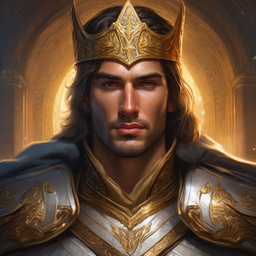
#> input picture godot_prototype/assets/heroes/paladin.png, 256 x 256 px, found by its file name
$ python generate_battle_bg.py
#> lines starting #> are read from the running program, lines starting #| are printed output that depends on the picture
"""
Generate a hand-painted battle scene for the Shattered Arcana main menu.
Style: Oil painting / classical battle painting in the style of Delacroix or Altdorfer.
Aurelith heroes and wizards (left) vs Abyssal denizens (right).
Uses heavy painterly post-processing to simulate brushwork.
"""

import os
import math
import random
from PIL import Image, ImageDraw, ImageFilter, ImageEnhance

BASE = r"C:\Users\Braun\repos\ShatteredArcana\Art\GameAssets\processed"
OUTPUT = r"C:\Users\Braun\repos\ShatteredArcana\Content\Textures\UI\T_MenuBackground.png"

WIDTH, HEIGHT = 1920, 1080

random.seed(42)  # Reproducible

# Warm, rich oil painting palette
SKY_TOP     = (140, 100, 60)     # Smoky amber sky (battle haze)
SKY_MID     = (200, 150, 80)     # Warm golden
SKY_LOW     = (180, 120, 70)     # Dusty horizon
GROUND_TOP  = (80, 90, 50)       # Churned battlefield green
GROUND_MID  = (65, 60, 40)       # Muddy earth
GROUND_BOT  = (50, 40, 30)       # Dark foreground earth
GOLD_LIGHT  = (255, 220, 140)    # Divine light source
FIRE_RED    = (200, 60, 30)      # Abyssal fire
BLOOD_RED   = (140, 25, 20)      # Battle crimson
STEEL_BLUE  = (120, 140, 170)    # Aurelith armor glint
HOLY_WHITE  = (240, 235, 220)    # Holy glow


def load_img(path, size=None):
    try:
        img = Image.open(path).convert("RGBA")
        if size:
            img = img.resize(size, Image.LANCZOS)
        return img
    except:
        return None


def oil_paint_effect(img, radius=4):
    """Simulate oil painting by applying median filter + slight blur."""
    img = img.filter(ImageFilter.MedianFilter(size=radius * 2 + 1 if radius < 3 else 5))
    img = img.filter(ImageFilter.SMOOTH_MORE)
    return img


def add_brush_strokes(canvas):
    """Overlay random semi-transparent brush stroke lines for painted texture."""
    overlay = Image.new("RGBA", canvas.size, (0, 0, 0, 0))
    draw = ImageDraw.Draw(overlay)

    for _ in range(3000):
        x = random.randint(0, WIDTH)
        y = random.randint(0, HEIGHT)
        length = random.randint(10, 40)
        angle = random.uniform(0, math.pi)
        dx = int(length * math.cos(angle))
        dy = int(length * math.sin(angle))

        # Sample color from canvas at this point
        try:
            px = canvas.getpixel((min(x, WIDTH - 1), min(y, HEIGHT - 1)))
            r, g, b = px[0], px[1], px[2]
            # Slight color variation
            r = max(0, min(255, r + random.randint(-20, 20)))
            g = max(0, min(255, g + random.randint(-20, 20)))
            b = max(0, min(255, b + random.randint(-20, 20)))
            alpha = random.randint(30, 80)
            draw.line([(x, y), (x + dx, y + dy)], fill=(r, g, b, alpha),
                      width=random.randint(2, 5))
        except:
            pass

    return Image.alpha_composite(canvas, overlay)


def paint_gradient_sky(draw):
    """Paint a dramatic battle sky with warm smoky tones."""
    for y in range(0, HEIGHT // 2 + 100):
        progress = y / (HEIGHT // 2 + 100)

        if progress < 0.4:
            # Top: smoky amber
            t = progress / 0.4
            r = int(SKY_TOP[0] * (1 - t) + SKY_MID[0] * t)
            g = int(SKY_TOP[1] * (1 - t) + SKY_MID[1] * t)
            b = int(SKY_TOP[2] * (1 - t) + SKY_MID[2] * t)
        else:
            # Lower: golden to dusty
            t = (progress - 0.4) / 0.6
            r = int(SKY_MID[0] * (1 - t) + SKY_LOW[0] * t)
            g = int(SKY_MID[1] * (1 - t) + SKY_LOW[1] * t)
            b = int(SKY_MID[2] * (1 - t) + SKY_LOW[2] * t)

        # Add slight noise for painterly texture
        r = max(0, min(255, r + random.randint(-8, 8)))
        g = max(0, min(255, g + random.randint(-8, 8)))
        b = max(0, min(255, b + random.randint(-8, 8)))

        draw.line([(0, y), (WIDTH, y)], fill=(r, g, b))


def paint_battlefield_ground(draw):
    """Paint churned battlefield ground."""
    ground_start = HEIGHT // 2 + 50
    for y in range(ground_start, HEIGHT):
        progress = (y - ground_start) / (HEIGHT - ground_start)

        if progress < 0.4:
            t = progress / 0.4
            r = int(GROUND_TOP[0] * (1 - t) + GROUND_MID[0] * t)
            g = int(GROUND_TOP[1] * (1 - t) + GROUND_MID[1] * t)
            b = int(GROUND_TOP[2] * (1 - t) + GROUND_MID[2] * t)
        else:
            t = (progress - 0.4) / 0.6
            r = int(GROUND_MID[0] * (1 - t) + GROUND_BOT[0] * t)
            g = int(GROUND_MID[1] * (1 - t) + GROUND_BOT[1] * t)
            b = int(GROUND_MID[2] * (1 - t) + GROUND_BOT[2] * t)

        r = max(0, min(255, r + random.randint(-10, 10)))
        g = max(0, min(255, g + random.randint(-10, 10)))
        b = max(0, min(255, b + random.randint(-10, 10)))

        draw.line([(0, y), (WIDTH, y)], fill=(r, g, b))


def paint_smoke_clouds(canvas):
    """Add billowing smoke/dust clouds across the battlefield."""
    overlay = Image.new("RGBA", (WIDTH, HEIGHT), (0, 0, 0, 0))
#> overlay: PIL image 1920x1080 RGBA; every value is 0
    draw = ImageDraw.Draw(overlay)

    # Battle smoke clouds
    smoke_positions = [
        (WIDTH // 2, HEIGHT // 3, 250, (180, 160, 120, 40)),
        (WIDTH // 2 - 200, HEIGHT // 3 + 50, 180, (160, 140, 100, 35)),
        (WIDTH // 2 + 200, HEIGHT // 3 - 30, 200, (170, 150, 110, 38)),
        (300, HEIGHT // 4, 150, (150, 140, 120, 25)),
        (WIDTH - 300, HEIGHT // 4, 150, (160, 120, 100, 30)),
    ]

    for cx, cy, radius, color in smoke_positions:
        for r in range(radius, 0, -4):
            alpha = int(color[3] * (r / radius))
            draw.ellipse([cx - r, cy - r, cx + r, cy + r],
                         fill=(color[0], color[1], color[2], alpha))

    overlay = overlay.filter(ImageFilter.GaussianBlur(20))
    return Image.alpha_composite(canvas, overlay)


def paint_light_rays(canvas):
    """Add dramatic divine light from upper left (Aurelith side)."""
    overlay = Image.new("RGBA", (WIDTH, HEIGHT), (0, 0, 0, 0))
    draw = ImageDraw.Draw(overlay)

    # Light source: upper left (divine Aurelith light)
    cx, cy = 200, 50
    for i in range(12):
        angle = math.radians(-20 + i * 8)
        x2 = cx + int(1800 * math.cos(angle))
        y2 = cy + int(1800 * math.sin(angle))
        for w in range(20, 0, -1):
            alpha = int(12 * (w / 20))
            draw.line([(cx, cy), (x2, y2)],
                      fill=(GOLD_LIGHT[0], GOLD_LIGHT[1], GOLD_LIGHT[2], alpha), width=w)

    # Fire glow from upper right (Abyssal side)
    fcx, fcy = WIDTH - 200, 80
    for i in range(8):
        angle = math.radians(160 + i * 8)
        x2 = fcx + int(1500 * math.cos(angle))
        y2 = fcy + int(1500 * math.sin(angle))
        for w in range(15, 0, -1):
            alpha = int(10 * (w / 15))
            draw.line([(fcx, fcy), (x2, y2)],
                      fill=(FIRE_RED[0], FIRE_RED[1], FIRE_RED[2], alpha), width=w)

    overlay = overlay.filter(ImageFilter.GaussianBlur(8))
    return Image.alpha_composite(canvas, overlay)


def blend_figure(canvas, sprite, pos, size, flip=False, tint=None):
    """Blend a figure into the painting with soft edges and color integration."""
#> called with pos = (250, 300), size = 350, flip = False, tint = (100, 120, 180, 255)
    fig = load_img(sprite, (size, size))
    if fig is None:
        return canvas

    if flip:
        fig = fig.transpose(Image.FLIP_LEFT_RIGHT)

    # Boost saturation and warmth to match oil painting look
    fig = ImageEnhance.Color(fig).enhance(1.4)
    fig = ImageEnhance.Brightness(fig).enhance(1.2)

    if tint:
        tint_overlay = Image.new("RGBA", fig.size, tint)
        fig = Image.blend(fig, tint_overlay, 0.15)

    # Soften edges for painterly integration
    alpha = fig.split()[3]
#> alpha: PIL image 350x350 L; every value is 255
    alpha = alpha.filter(ImageFilter.GaussianBlur(2))
    fig.putalpha(alpha)

    # Apply oil paint effect to individual figure
    rgb = fig.convert("RGB")
    rgb = rgb.filter(ImageFilter.SMOOTH_MORE)
    rgb = rgb.filter(ImageFilter.MedianFilter(3))
    fig = rgb.convert("RGBA")
    fig.putalpha(alpha)

    canvas.paste(fig, pos, fig)
    return canvas


def main():
    print("=== Generating Oil Painting Battle Scene ===")

    canvas = Image.new("RGBA", (WIDTH, HEIGHT), SKY_TOP)
    draw = ImageDraw.Draw(canvas)

    # --- 1. Paint sky and ground ---
    paint_gradient_sky(draw)
    paint_battlefield_ground(draw)

    # --- 2. Add smoke and atmosphere ---
    canvas = paint_smoke_clouds(canvas)

    # --- 3. Add dramatic light ---
    canvas = paint_light_rays(canvas)

    # --- 4. Place Aurelith forces (left side) — warm steel blue/gold tint ---
    print("  Placing Aurelith forces...")

    aurelith_tint = (100, 120, 180, 255)  # Steel blue

    # Heroes (large, foreground)
    canvas = blend_figure(canvas, os.path.join(BASE, "heroes/paladin.png"),
                          (250, 300), 350, tint=aurelith_tint)
    canvas = blend_figure(canvas, os.path.join(BASE, "heroes/warlock.png"),
                          (80, 380), 300, tint=aurelith_tint)
#> call 2 of load_img, with size = (300, 300)
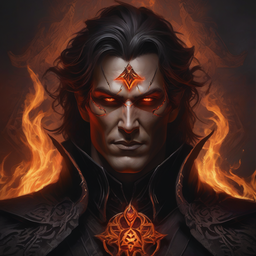
#> input picture godot_prototype/assets/heroes/warlock.png, 256 x 256 px, found by its file name
#> in blend_figure (call 2), `alpha = fig.split()[3]`: alpha: PIL image 300x300 L; every value is 255
    canvas = blend_figure(canvas, os.path.join(BASE, "heroes/cleric.png"),
                          (450, 400), 280, tint=aurelith_tint)

    # Aurelith units — medium size, mid-ground
    aurelith_races = ["crystal_elves", "celestials", "high_elves", "erlking_guard", "dwarves"]
    aurelith_units = []
    for race in aurelith_races:
        d = os.path.join(BASE, "units", race)
        if os.path.isdir(d):
            for f in sorted(os.listdir(d)):
                if f.endswith(".png"):
                    aurelith_units.append(os.path.join(d, f))

    unit_positions_left = [
        (50, 550, 180), (180, 600, 170), (350, 580, 175),
        (100, 700, 160), (260, 720, 155), (420, 660, 165),
        (30, 800, 140), (170, 830, 135), (330, 810, 145),
    ]

    for i, (x, y, sz) in enumerate(unit_positions_left):
        if i < len(aurelith_units):
            canvas = blend_figure(canvas, aurelith_units[i], (x, y), sz, tint=aurelith_tint)

    # --- 5. Place Abyssal forces (right side) — fiery red/dark tint ---
    print("  Placing Abyssal forces...")

    abyssal_tint = (200, 80, 60, 255)  # Fiery red

    # Abyssal heroes/leaders
    canvas = blend_figure(canvas, os.path.join(BASE, "heroes/necromancer.png"),
                          (WIDTH - 580, 300), 350, flip=True, tint=abyssal_tint)
#> call 4 of blend_figure, with pos = (1340, 300), size = 350, flip = True, tint = (200, 80, 60, 255)
#> call 4 of load_img, with size = (350, 350)
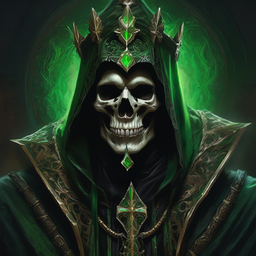
#> input picture godot_prototype/assets/heroes/necromancer.png, 256 x 256 px, found by its file name
#> in blend_figure (call 4), `fig = ImageEnhance.Brightness(fig).enhance(1.2)`:
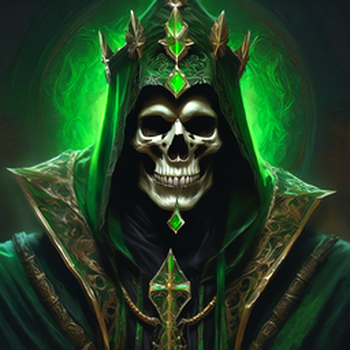
#> fig: PIL image 350x350 RGBA; mean R, G, B, A 34.3, 62.8, 35.6, 255
#> in blend_figure (call 4), `tint_overlay = Image.new("RGBA", fig.size, tint)`:
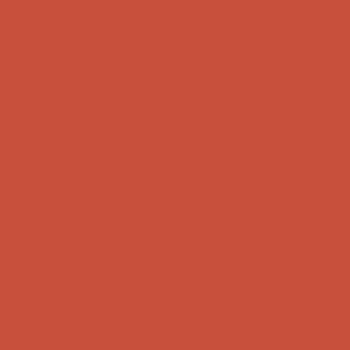
#> tint_overlay: PIL image 350x350 RGBA; mean R, G, B, A 200, 80, 60, 255
#> in blend_figure (call 4), `rgb = rgb.filter(ImageFilter.MedianFilter(3))`:
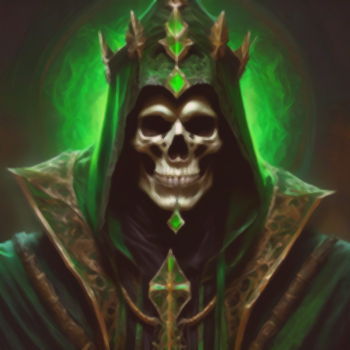
#> rgb: PIL image 350x350 RGB; mean R, G, B 58.5, 64.7, 38.6
    canvas = blend_figure(canvas, os.path.join(BASE, "heroes/assassin.png"),
                          (WIDTH - 380, 380), 300, flip=True, tint=abyssal_tint)
    canvas = blend_figure(canvas, os.path.join(BASE, "heroes/psyker.png"),
                          (WIDTH - 720, 400), 280, flip=True, tint=abyssal_tint)

    # Abyssal units
    abyssal_races = ["abyssal_terrors", "demons", "demonkin", "undead", "shadow_folk", "dark_elves"]
    abyssal_units = []
    for race in abyssal_races:
        d = os.path.join(BASE, "units", race)
        if os.path.isdir(d):
            for f in sorted(os.listdir(d)):
                if f.endswith(".png"):
                    abyssal_units.append(os.path.join(d, f))

    unit_positions_right = [
        (WIDTH - 230, 550, 180), (WIDTH - 360, 600, 170), (WIDTH - 530, 580, 175),
        (WIDTH - 280, 700, 160), (WIDTH - 440, 720, 155), (WIDTH - 600, 660, 165),
        (WIDTH - 210, 800, 140), (WIDTH - 350, 830, 135), (WIDTH - 510, 810, 145),
    ]

    for i, (x, y, sz) in enumerate(unit_positions_right):
        if i < len(abyssal_units):
            canvas = blend_figure(canvas, abyssal_units[i], (x, y), sz,
                                  flip=True, tint=abyssal_tint)

    # --- 6. Central clash effects — spell explosions ---
    print("  Adding clash effects...")

    center_glow = Image.new("RGBA", (WIDTH, HEIGHT), (0, 0, 0, 0))
    gdraw = ImageDraw.Draw(center_glow)
    cx, cy = WIDTH // 2, HEIGHT // 2 + 80

    # Golden/white explosion at clash point
    for r in range(300, 0, -3):
        p = r / 300
        alpha = int(50 * p)
        cr = int(255 * (1 - p) + 200 * p)
        cg = int(220 * (1 - p) + 140 * p)
        cb = int(150 * (1 - p) + 60 * p)
        gdraw.ellipse([cx - r, cy - r, cx + r, cy + r], fill=(cr, cg, cb, alpha))

    center_glow = center_glow.filter(ImageFilter.GaussianBlur(15))
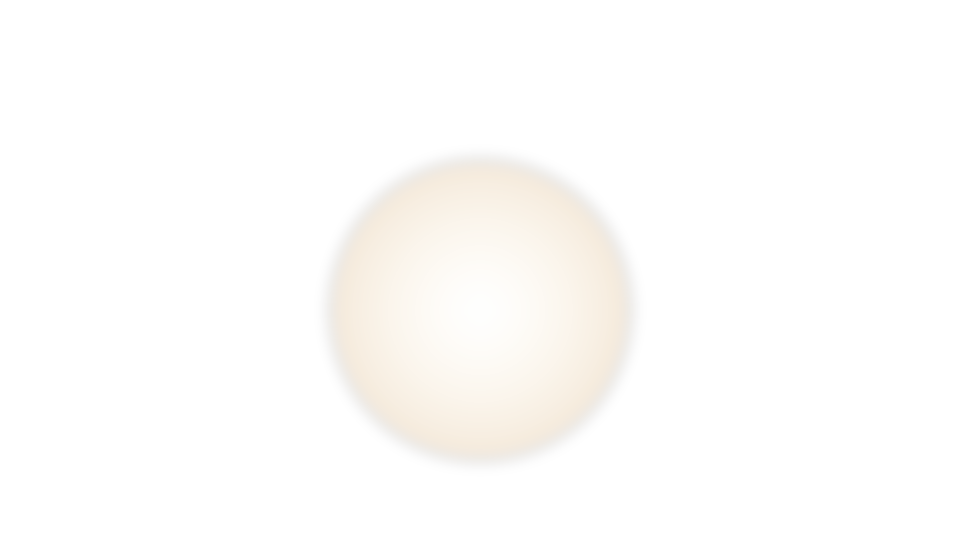
#> center_glow: PIL image 1920x1080 RGBA (shown at 1/2 size); mean R, G, B, A 29.8, 22.7, 12.2, 4.5; transparent parts drawn white
    canvas = Image.alpha_composite(canvas, center_glow)
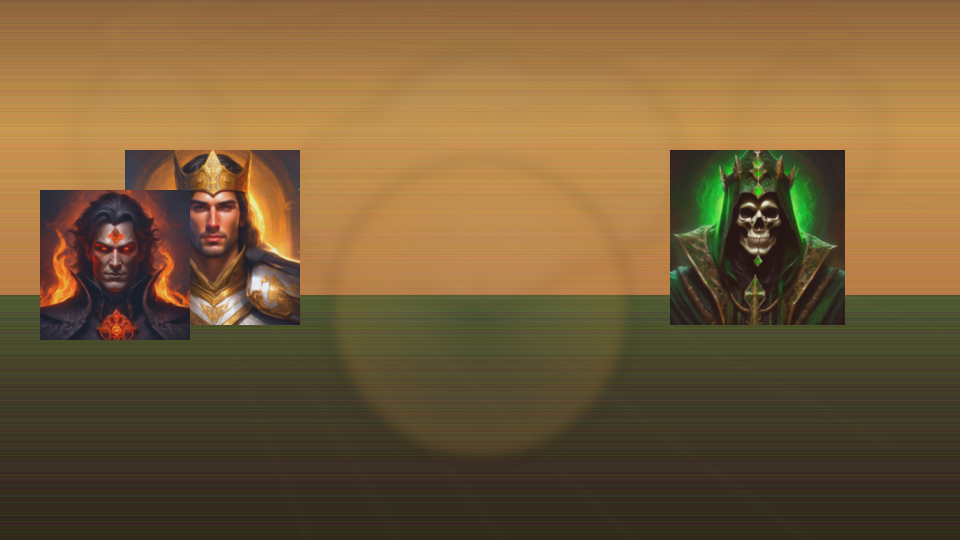
#> canvas: PIL image 1920x1080 RGBA (shown at 1/2 size); mean R, G, B, A 117.3, 91.6, 55.3, 255

    # Spell effects at clash point
    clash_spells = [
        "spells/chaos/armageddon.png",
        "spells/life/divine_order.png",
        "spells/sorcery/counter_magic.png",
    ]
    spell_positions = [
        (WIDTH // 2 - 130, HEIGHT // 2 - 60, 260),
        (WIDTH // 2 - 200, HEIGHT // 2 + 80, 220),
        (WIDTH // 2 + 30, HEIGHT // 2 + 40, 200),
    ]

    for sp_file, (sx, sy, ss) in zip(clash_spells, spell_positions):
        sp_path = os.path.join(BASE, sp_file)
        if os.path.exists(sp_path):
            sp = load_img(sp_path, (ss, ss))
            if sp:
                sp = ImageEnhance.Color(sp).enhance(1.6)
                sp = ImageEnhance.Brightness(sp).enhance(1.4)
                alpha = sp.split()[3]
                alpha = ImageEnhance.Brightness(alpha).enhance(0.5)
                sp.putalpha(alpha)
                sp_rgb = sp.convert("RGB").filter(ImageFilter.SMOOTH_MORE)
                sp = sp_rgb.convert("RGBA")
                sp.putalpha(alpha)
                canvas.paste(sp, (sx, sy), sp)

    # --- 7. Heavy oil painting post-processing ---
    print("  Applying oil painting effect...")

    # Convert to RGB for processing
    canvas_rgb = canvas.convert("RGB")

    # Oil paint simulation: median filter + detail enhancement
    painted = canvas_rgb.filter(ImageFilter.MedianFilter(5))
    painted = painted.filter(ImageFilter.SMOOTH)

    # Edge enhancement for painterly detail
    edges = canvas_rgb.filter(ImageFilter.FIND_EDGES)
    edges = ImageEnhance.Brightness(edges).enhance(0.15)
    painted = Image.blend(painted, edges, 0.08)

    # Boost warmth and saturation for oil painting richness
    painted = ImageEnhance.Color(painted).enhance(1.35)
    painted = ImageEnhance.Contrast(painted).enhance(1.15)
    painted = ImageEnhance.Brightness(painted).enhance(1.1)

    canvas = painted.convert("RGBA")

    # --- 8. Add brush stroke texture ---
    print("  Adding brush strokes...")
    canvas = add_brush_strokes(canvas)
#> the loop in add_brush_strokes, `for _ in range(3000):` made 3000 passes
#> (px, r, g, b) on passes 1 to 3: ((74, 88, 31, 255), 89, 107, 33), ((100, 91, 38, 255), 88, 82, 18), ((174, 111, 37, 255), 193, 105, 57)

    # --- 9. Canvas texture overlay (linen weave) ---
    texture = Image.new("RGBA", (WIDTH, HEIGHT), (0, 0, 0, 0))
    tdraw = ImageDraw.Draw(texture)
    for x in range(0, WIDTH, 3):
        for y in range(0, HEIGHT, 3):
            if (x + y) % 6 < 2:
                tdraw.point((x, y), fill=(0, 0, 0, 8))
            elif (x + y) % 6 == 3:
                tdraw.point((x, y), fill=(255, 240, 200, 6))
    canvas = Image.alpha_composite(canvas, texture)

    # --- 10. Subtle vignette (painting frame darkness) ---
    vignette = Image.new("RGBA", (WIDTH, HEIGHT), (0, 0, 0, 0))
    vdraw = ImageDraw.Draw(vignette)
    vcx, vcy = WIDTH // 2, HEIGHT // 2
    max_dist = (vcx ** 2 + vcy ** 2) ** 0.5
    for r in range(int(max_dist), int(max_dist * 0.55), -4):
        progress = (r - max_dist * 0.55) / (max_dist * 0.45)
        a = int(70 * progress)
        vdraw.ellipse([vcx - r, vcy - r, vcx + r, vcy + r], fill=(30, 20, 10, a))
    canvas = Image.alpha_composite(canvas, vignette)

    # --- 11. Final adjustments ---
    canvas = canvas.convert("RGB")
    canvas = ImageEnhance.Brightness(canvas).enhance(1.05)
    canvas = ImageEnhance.Color(canvas).enhance(1.1)

    # --- Save ---
    os.makedirs(os.path.dirname(OUTPUT), exist_ok=True)
    canvas.save(OUTPUT, "PNG", optimize=True)
    print(f"  Saved: {OUTPUT} ({canvas.size})")
#|   Saved: C:\Users\Braun\repos\ShatteredArcana\Content\Textures\UI\T_MenuBackground.png ((1920, 1080))
    print("=== Done ===")


if __name__ == "__main__":
    main()
